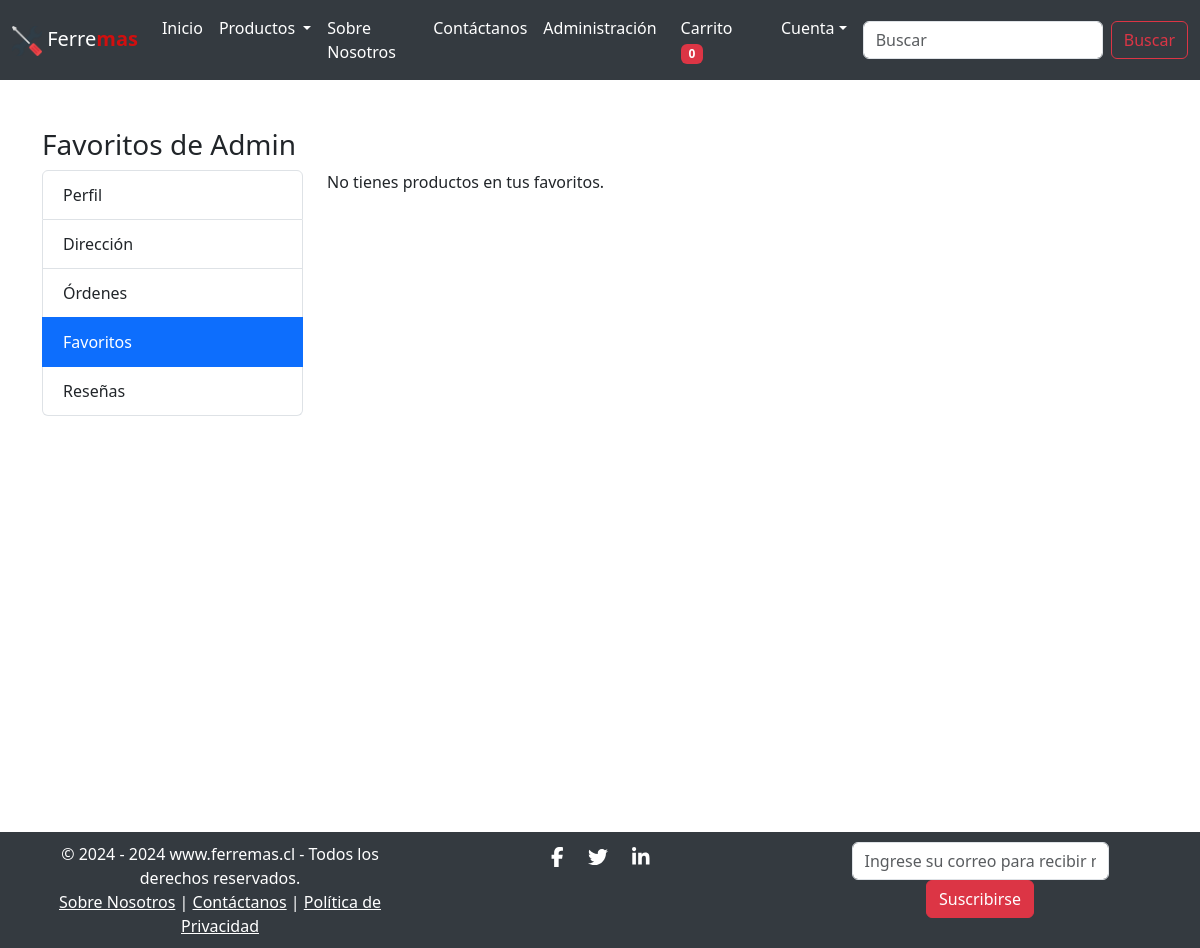
The page /favorites/ (signed in) on the database as committed earlier.
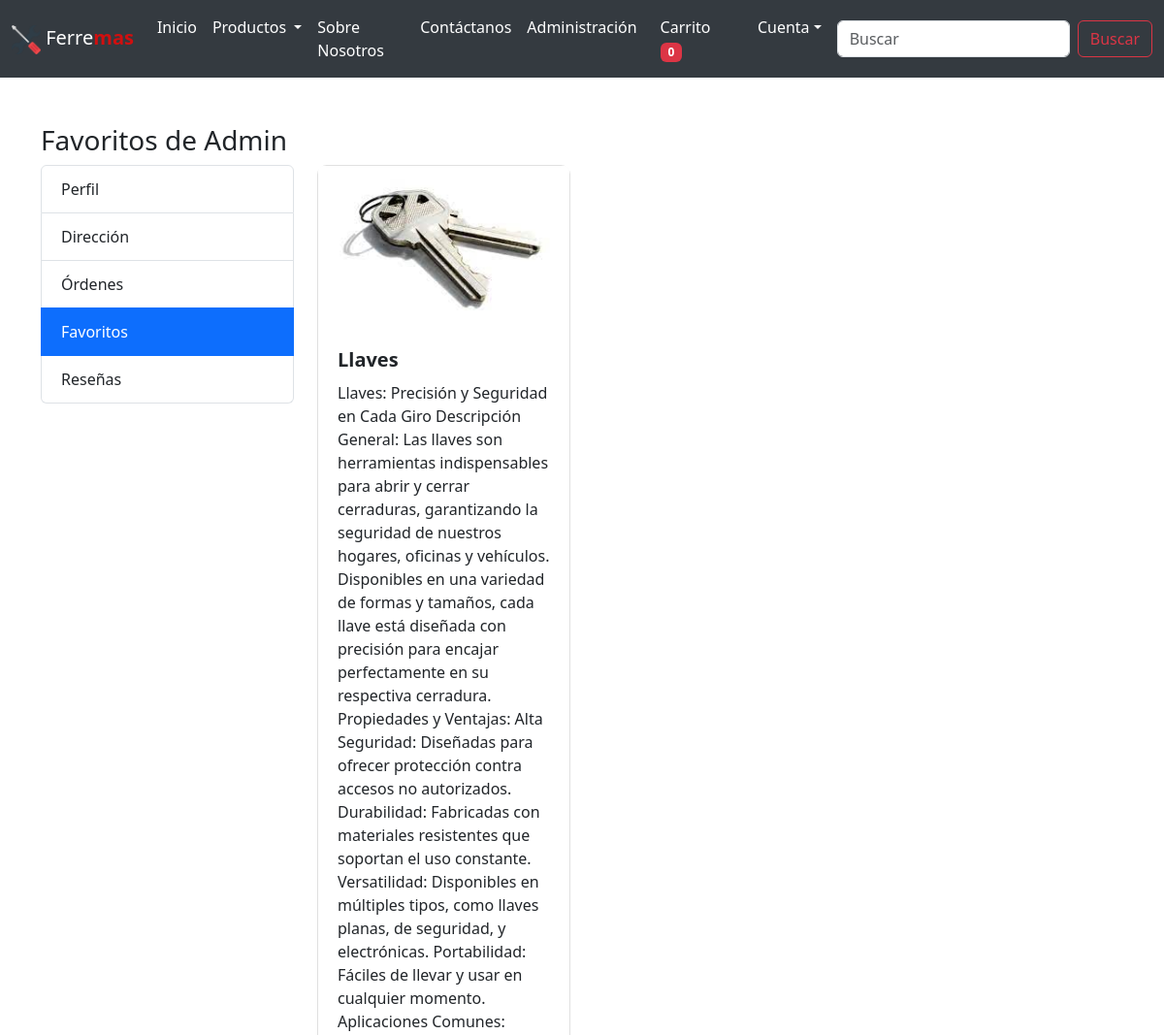
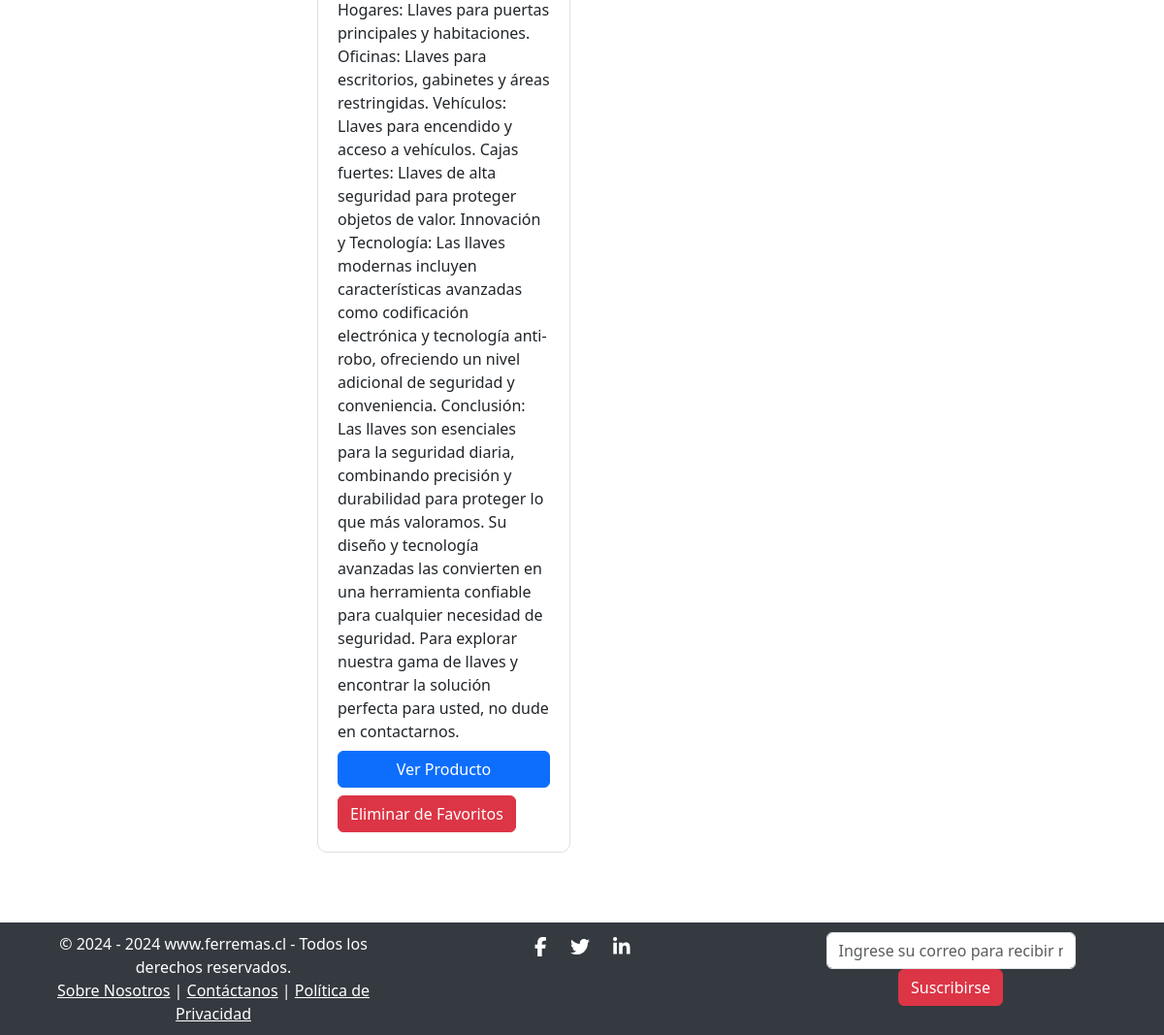
The same page on the database as committed later (2 pictures, top to bottom).
### core/models.py (models this page shows, shortened)
class Favorite(models.Model):
    user = models.ForeignKey(User, on_delete=models.CASCADE)
    product = models.ForeignKey(Product, on_delete=models.CASCADE)
    added_date = models.DateTimeField(auto_now_add=True)

class Product(models.Model):
    category = models.ForeignKey(Category, related_name='products', on_delete=models.CASCADE)
    vendor = models.ForeignKey(Vendor, related_name='products', on_delete=models.SET_NULL, null=True, blank=True)
    title = models.CharField(max_length=100)
    description = models.TextField()
    price = models.DecimalField(max_digits=10, decimal_places=2, default=0.0)
    discounted_price = models.DecimalField(max_digits=10, decimal_places=2, null=True, blank=True)
    product_image = models.ImageField(upload_to='products/', null=True, blank=True)

### core/views.py (the view)
# urls.py: path('favorites/', views.favorite_products, name='favorites'),
@login_required
def favorite_products(request):
    favorites = Favorite.objects.filter(user=request.user)
    return render(request, 'app/favorites.html', {'favorites': favorites})

### core/context_processors.py (called while the page is built)
def cart_item_count(request):
    if request.user.is_authenticated:
        cart_count = Cart.objects.filter(user=request.user).count()
    else:
        cart_count = 0
    return {'totalitems': cart_count}

### core/templatetags/custom_filters.py (called while the page is built)
@register.filter(name='has_group')
def has_group(user, group_name):
    return user.groups.filter(name=group_name).exists()

### core/templates/app/favorites.html (shortened to what this page needs)
{% extends 'app/base.html' %}
{% load static %}
{% block main-content %}
<div class="container my-5">
    <div class="row">
        <h3>Favoritos de <span class="text-capitalize">{{ request.user }}</span></h3>
        <div class="col-md-3">
            {% include 'app/profile_menu.html' %}
        </div>
        <div class="col-md-9">
            {% if favorites %}
                <div class="row">
                    {% for favorite in favorites %}
                        <div class="col-md-4">
                            <div class="card mb-4">
                                <img class="card-img-top" src="{{ favorite.product.product_image.url }}" alt="{{ favorite.product.title }}">
                                <div class="card-body">
                                    <h5 class="card-title">{{ favorite.product.title }}</h5>
                                    <p class="card-text">{{ favorite.product.description }}</p>
                                    <a href="{% url 'product_detail' favorite.product.id %}" class="btn btn-primary">Ver Producto</a>
                                    <form method="post" action="{% url 'remove_from_favorites' favorite.product.id %}" class="mt-2">
                                        <button type="submit" class="btn btn-danger">Eliminar de Favoritos</button>
                                    </form>
                                </div>
                            </div>
                        </div>
                    {% endfor %}
                </div>
            {% else %}
                <p>No tienes productos en tus favoritos.</p>
            {% endif %}
        </div>
    </div>
</div>
{% endblock main-content %}

Rows that differ between the two databases and show on the page:
added Favorite: product.product_image (picture), product "Llaves", product.description "Llaves: Precisión y Seguridad en Cada Giro Descripción General: Las llaves son herramientas indispensables para abrir y cerrar cerraduras, garantizando la seguridad de nuestros hogares, oficinas y vehículos. Disponibles en una variedad de formas y tamaños, cada llave está diseñada con precisión para encajar perfectamente en su respectiva cerradura. Propiedades y Ventajas: Alta Seguridad: Diseñadas para ofrecer protección contra accesos no autorizados. Durabilidad: Fabricadas con materiales resistentes que soportan el uso constante. Versatilidad: Disponibles en múltiples tipos, como llaves planas, de seguridad, y electrónicas. Portabilidad: Fáciles de llevar y usar en cualquier momento.…"
Other text that changed with them:
text no longer shown: "No tienes productos en tus favoritos."
